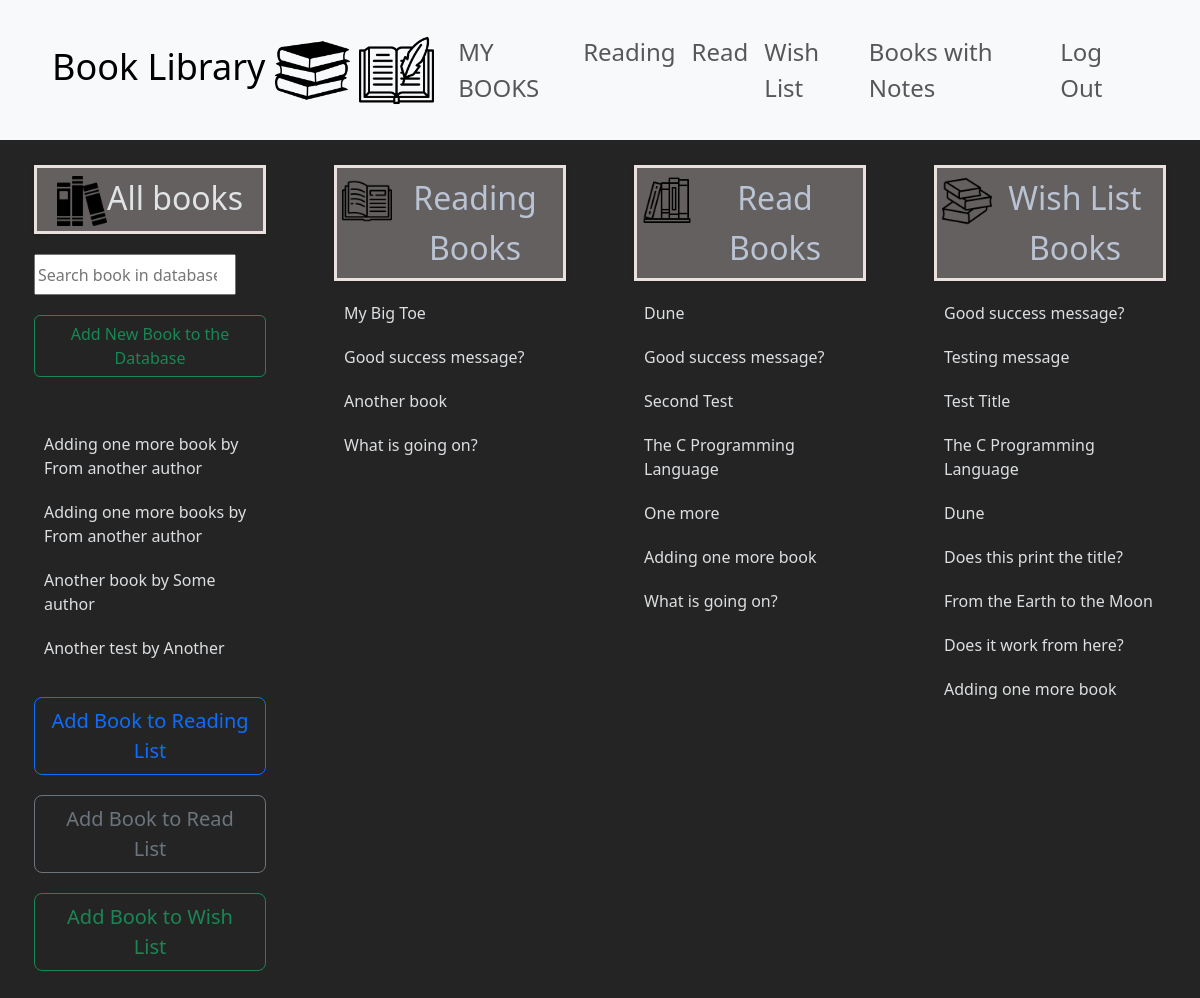
The app's page /my_books/ (signed in), older data.
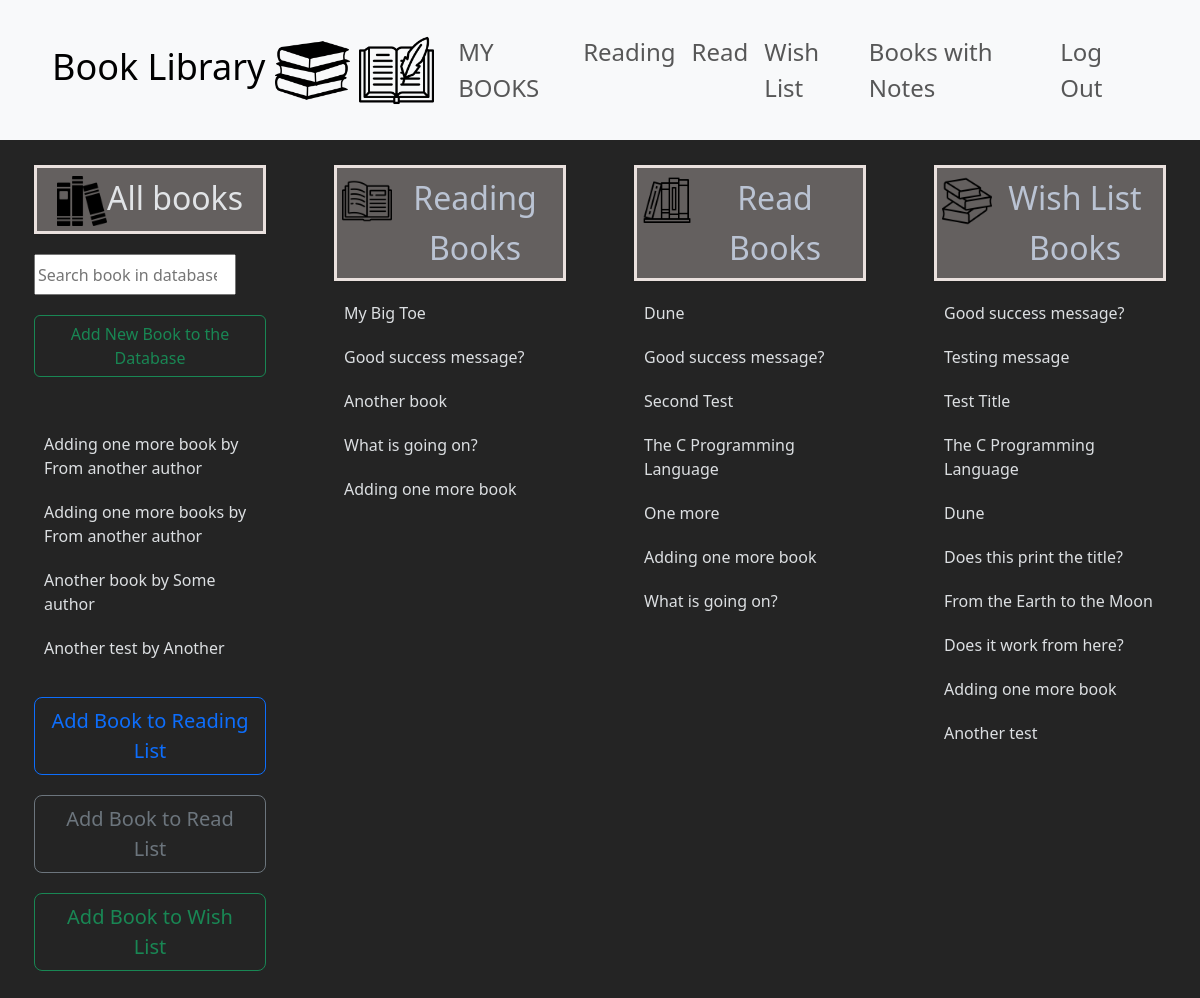
The same page, newer data.
### book_library/models.py (models this page shows, shortened)
class Book(models.Model):
    title = models.CharField(max_length=255)
    author = models.CharField(max_length=128)
    class Genre(models.IntegerChoices):
        SELF_IMPROVEMENT = 1
        BIOGRAPHY = 2
        ECONOMY = 3
        FICTION = 4
        SCIENCE = 5
        MINDSET = 6
        OTHER = 7
    genre = models.IntegerField(choices=Genre.choices)
    class Meta:
        constraints = [
            models.UniqueConstraint(fields=['title', 'author'], name='one unique title per author')
        ]

class Reading(models.Model):
    user = models.ForeignKey(User, blank=False, null=False, on_delete=models.CASCADE, related_name="reading_user")
    book = models.ForeignKey(Book, blank=False, null=False, on_delete=models.CASCADE, related_name="reading_book")
    why = models.TextField(blank=True, null=True, max_length=1024)
    started_reading = models.DateField(blank=True, null=True, auto_now_add=True)
    recommend = models.BooleanField(blank=True, null=True)
    class Meta:
        constraints = [
            models.UniqueConstraint(fields=['user', 'book'], name='one why per user/book reading')
        ]

class Read(models.Model):
    user = models.ForeignKey(User, blank=False, null=False, on_delete=models.CASCADE, related_name="read_user")
    book = models.ForeignKey(Book, blank=False, null=False, on_delete=models.CASCADE, related_name="read_book")
    why = models.TextField(blank=True, null=True, max_length=1024)
    started_reading = models.DateField(blank=True, null=True)
    recommend = models.BooleanField(blank=True, null=True)
    class Meta:
        constraints = [
            models.UniqueConstraint(fields=['user', 'book'], name='one why per user/book read')
        ]

class Wish(models.Model):
    user = models.ForeignKey(User, blank=False, null=False, on_delete=models.CASCADE, related_name="wish_user")
    book = models.ForeignKey(Book, blank=False, null=False, on_delete=models.CASCADE, related_name="wish_book")
    why = models.TextField(blank=True, null=True, max_length=1024)
    recommend = models.BooleanField(blank=True, null=True)
    class Meta:
        constraints = [
            models.UniqueConstraint(fields=['user', 'book'], name='one why per user/book wish')
        ]

### book_library/views.py (the view)
# urls.py: path("my_books/", views.my_books, name="my_books"),
def my_books(request):
    if request.user.is_authenticated:
        all_books = Book.objects.all().order_by("title")
        reading_books = Reading.objects.filter(user=request.user)
        read_books = Read.objects.filter(user=request.user)
        wish_books = Wish.objects.filter(user=request.user)
        context = {"all_books": all_books, "reading_books": reading_books, "read_books": read_books, "wish_books": wish_books}
        return render(request, "book_library/my_books.html", context)
    else:
        return HttpResponseRedirect(reverse("book_library:login"))

### book_library/templates/book_library/my_books.html (shortened to what the changed rows need)
{% extends "book_library/layout.html" %}
{% load static %}
{% block body %}
<div class="container-fluid">
    <div class="row">
        <div class="col col-lg-3 col-12">
            <div class="row">
                <div class="col">
                    <div class="container" id="search-div">
                        <h2><img src="{% static 'book_library/images/book-horizontal-stack.png' %}" height="50" width="50"></span>All books </h2>
                    </div>
                </div>
            </div>
            <div class="row">
                <div class="col">
                    <div class="container my-books-list" id="allbooks-div">
                        <ul id="menu">
                            {% for book in all_books %}
                                <li class="my_books-li" id="{{ book.id }}"><span class="book-title-span">{{ book.title }}</span> <span class="book-author-span">by {{ book.author }}</span></li>
                            {% endfor %}
                        </ul>
                    </div>
                </div>
            </div>
        </div>
        <div class="col col-lg-3 col-12">
            <div class="row">
                <div class="col">
                    <div class="container not-all-books-list" id="readingbooks-div">
                        <h2><a href="{% url 'book_library:user_list_of_books' 'reading_books' %}"><span class="float-start"><img src="{% static 'book_library/images/open-book.png' %}" height="50" width="50"></span>Reading Books</a></h2>
                        <ul id="readingbooksmenu">
                            {% for reading in reading_books %}
                                <li class="my_books-li">{{ reading.book.title }}</li>
                            {% endfor %}
                        </ul>
                    </div>
                </div>
            </div>
        </div>
        <div class="col col-lg-3 col-12">
            <div class="row">
                <div class="col">
                    <div class="container not-all-books-list" id="readbooks-div">
                        <h2><a href="{% url 'book_library:user_list_of_books' 'read_books' %}"><span class="float-start"><img src="{% static 'book_library/images/books.png' %}" height="50" width="50"></span>Read Books</a></h2>
                        <ul id="readbooksmenu">
                            {% for read in read_books %}
                                <li class="my_books-li">{{ read.book.title }}</li>
                            {% endfor %}
                        </ul>
                    </div>
                </div>
            </div>
        </div>
        <div class="col col-lg-3 col-12">
            <div class="row">
                <div class="col">
                    <div class="container not-all-books-list" id="wishbooks-div">
                        <h2><a href="{% url 'book_library:user_list_of_books' 'wish_books' %}"><span class="float-start"><img src="{% static 'book_library/images/stack-of-books.png' %}" height="50" width="50"></span>Wish List Books</a></h2>
                        <ul id="wishlistmenu">
                            {% for wish in wish_books %}
                                <li class="my_books-li">{{ wish.book.title }}</li>
                            {% endfor %}
                        </ul>
                    </div>
                </div>
            </div>
        </div>
    </div>
</div>
{% endblock %}

Row changes from the older to the newer data that the page shows:
added Reading: book "Adding one more book"
added Wish: book "Another test"
